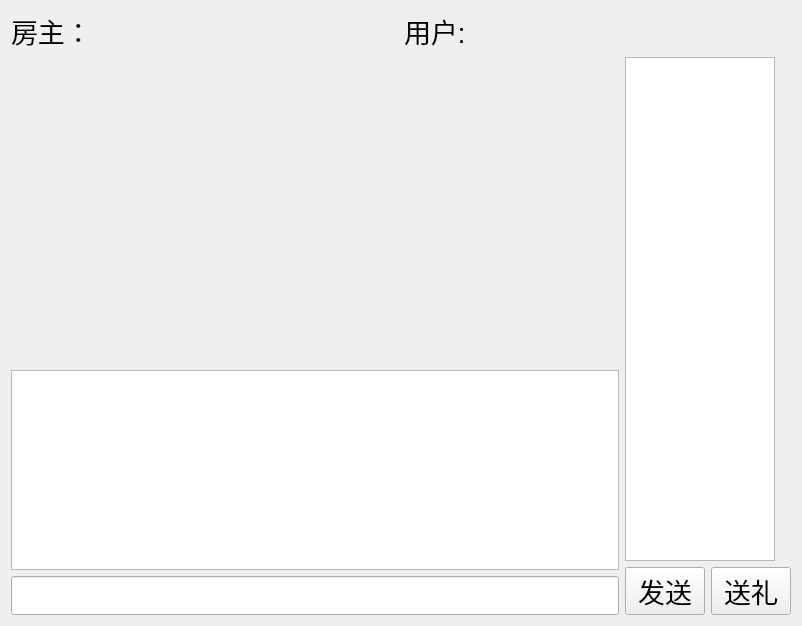
<?xml version="1.0" encoding="UTF-8"?>
<ui version="4.0">
 <class>RoomGuestWidget</class>
 <widget class="QWidget" name="RoomGuestWidget">
  <property name="geometry">
   <rect>
    <x>0</x>
    <y>0</y>
    <width>802</width>
    <height>626</height>
   </rect>
  </property>
  <property name="windowTitle">
   <string>Form</string>
  </property>
  <layout class="QVBoxLayout" name="verticalLayout_3">
   <item>
    <layout class="QHBoxLayout" name="horizontalLayout_3">
     <item>
      <widget class="QLabel" name="lbOwner">
       <property name="font">
        <font>
         <pointsize>20</pointsize>
        </font>
       </property>
       <property name="text">
        <string>房主：</string>
       </property>
      </widget>
     </item>
     <item>
      <widget class="QLabel" name="lbUser">
       <property name="sizePolicy">
        <sizepolicy hsizetype="Preferred" vsizetype="Fixed">
         <horstretch>0</horstretch>
         <verstretch>0</verstretch>
        </sizepolicy>
       </property>
       <property name="font">
        <font>
         <pointsize>20</pointsize>
        </font>
       </property>
       <property name="text">
        <string>用户:</string>
       </property>
      </widget>
     </item>
    </layout>
   </item>
   <item>
    <layout class="QHBoxLayout" name="horizontalLayout_2">
     <item>
      <layout class="QVBoxLayout" name="verticalLayout">
       <item>
        <widget class="VideoWidget" name="wVideoWidget" native="true">
         <property name="font">
          <font>
           <pointsize>20</pointsize>
          </font>
         </property>
         <property name="styleSheet">
          <string notr="true"/>
         </property>
        </widget>
       </item>
       <item>
        <widget class="QTextBrowser" name="tbShow">
         <property name="minimumSize">
          <size>
           <width>200</width>
           <height>0</height>
          </size>
         </property>
         <property name="maximumSize">
          <size>
           <width>16777215</width>
           <height>200</height>
          </size>
         </property>
         <property name="font">
          <font>
           <pointsize>20</pointsize>
          </font>
         </property>
        </widget>
       </item>
       <item>
        <widget class="QLineEdit" name="leInput">
         <property name="font">
          <font>
           <pointsize>20</pointsize>
          </font>
         </property>
        </widget>
       </item>
      </layout>
     </item>
     <item>
      <layout class="QVBoxLayout" name="verticalLayout_2">
       <item>
        <widget class="QListWidget" name="lwUsers">
         <property name="minimumSize">
          <size>
           <width>150</width>
           <height>0</height>
          </size>
         </property>
         <property name="maximumSize">
          <size>
           <width>150</width>
           <height>16777215</height>
          </size>
         </property>
         <property name="font">
          <font>
           <pointsize>20</pointsize>
          </font>
         </property>
        </widget>
       </item>
       <item>
        <layout class="QHBoxLayout" name="horizontalLayout">
         <item>
          <widget class="QPushButton" name="btnSend">
           <property name="font">
            <font>
             <pointsize>20</pointsize>
            </font>
           </property>
           <property name="text">
            <string>发送</string>
           </property>
          </widget>
         </item>
         <item>
          <widget class="QPushButton" name="btnGift">
           <property name="font">
            <font>
             <pointsize>20</pointsize>
            </font>
           </property>
           <property name="text">
            <string>送礼</string>
           </property>
          </widget>
         </item>
        </layout>
       </item>
      </layout>
     </item>
    </layout>
   </item>
  </layout>
 </widget>
 <customwidgets>
  <customwidget>
   <class>VideoWidget</class>
   <extends>QWidget</extends>
   <header>widgets/videowidget.h</header>
   <container>1</container>
  </customwidget>
 </customwidgets>
 <resources/>
 <connections/>
</ui>
